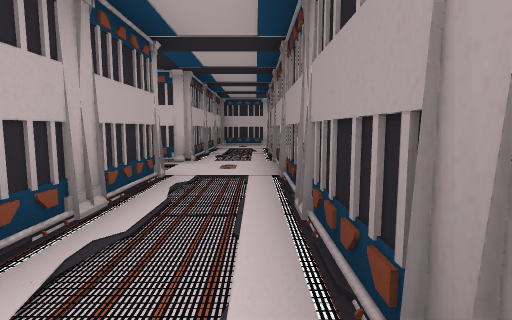
View 1 (above)

24 first-person views from a walk through a scene from a Unity 3-D project. The camera is 1.4 m above the floor, tilts 6° down and sees 80° across. The floor is counted in squares, 2 m on a side. Each view is taken from the middle of a square. On the plan, view 1 faces up. The plan holds only what a view shows up to about 10 squares ahead; the rest is blank.

View 2
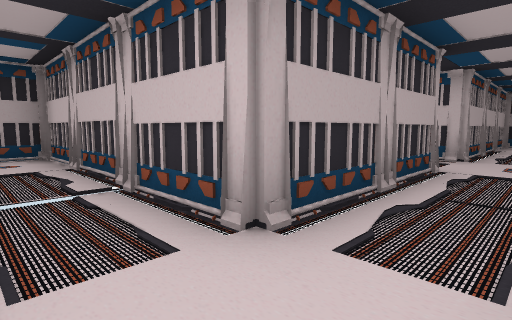

View 3
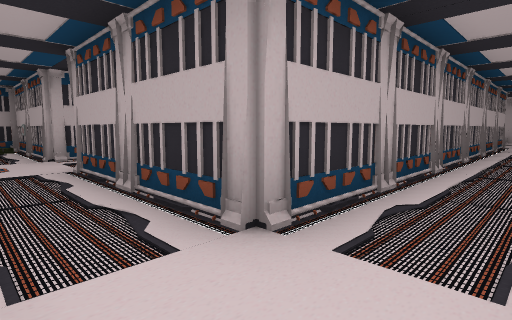

View 4
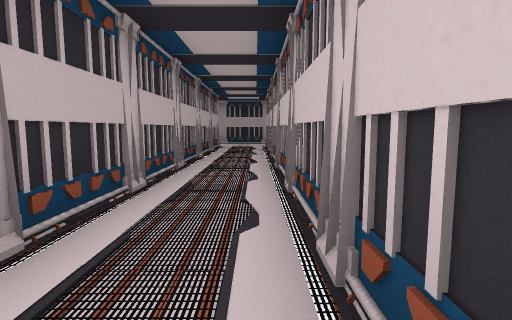

View 5
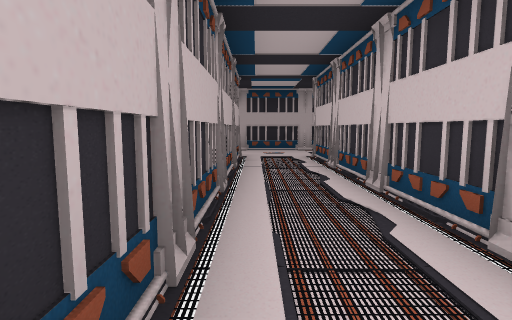

View 6
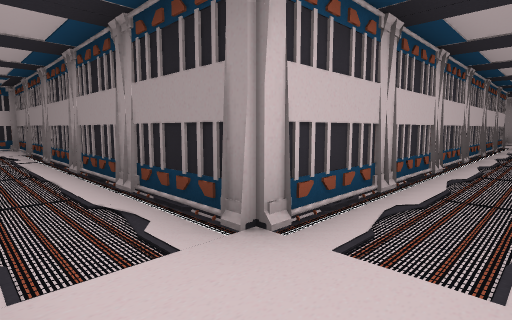

View 7
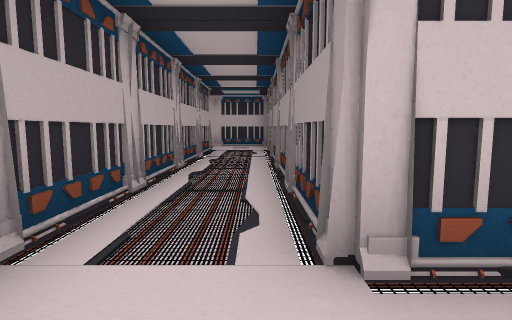

View 8
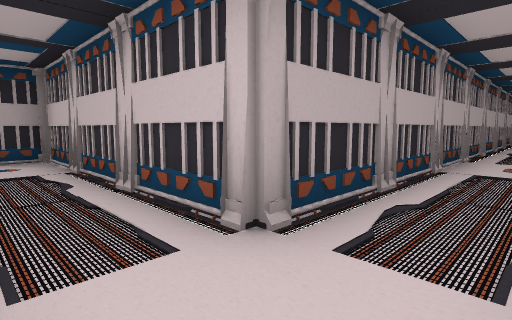

View 9
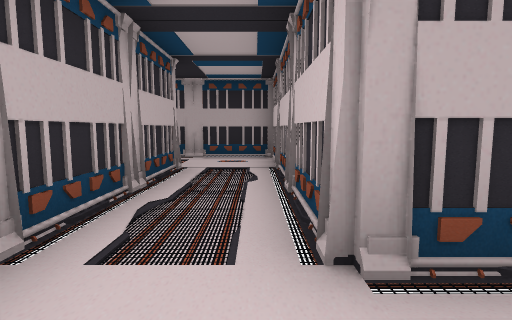

View 10
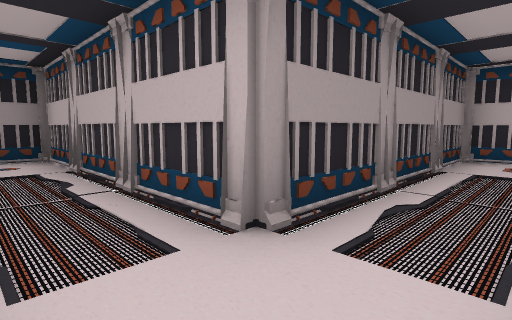

View 11
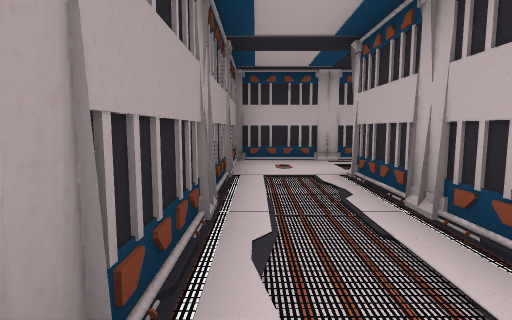

View 12
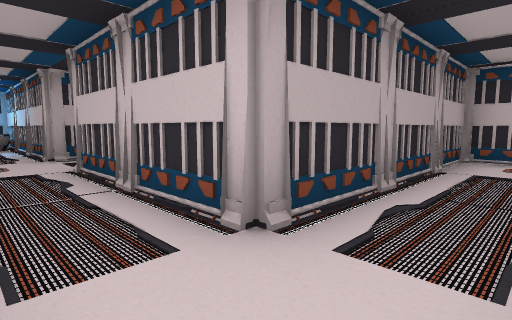

View 13
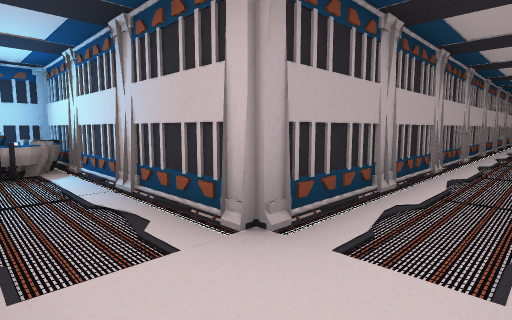

View 14
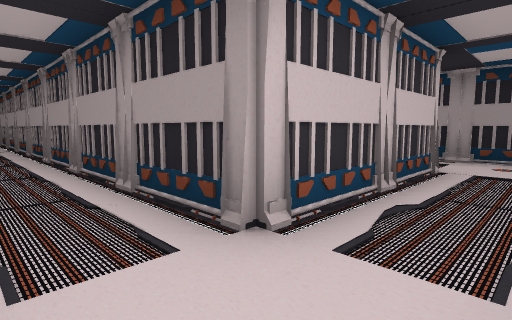

View 15
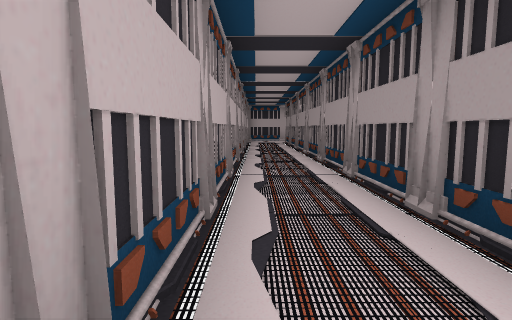

View 16
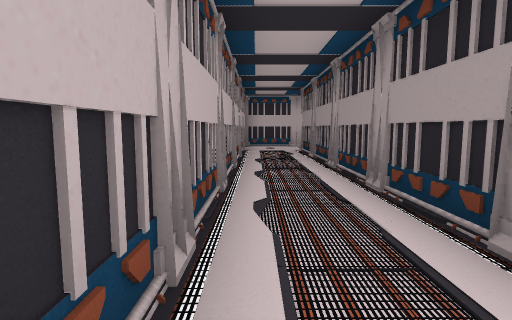

View 17
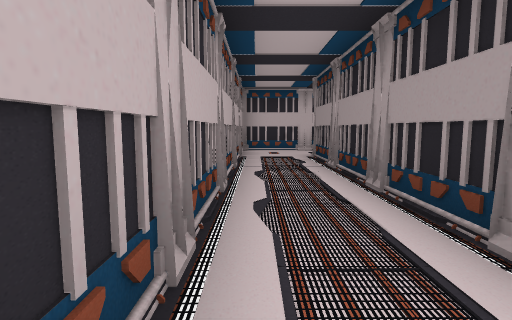

View 18
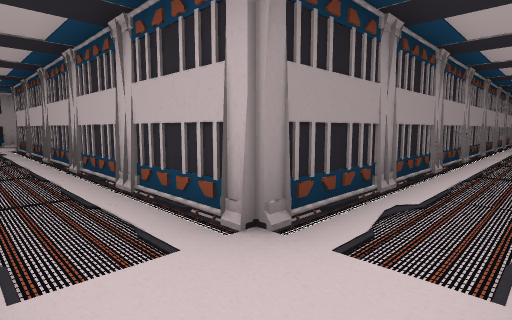

View 19
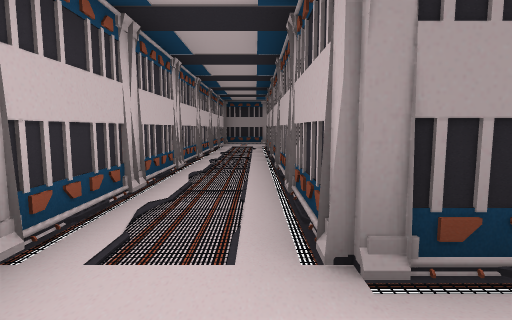

View 20
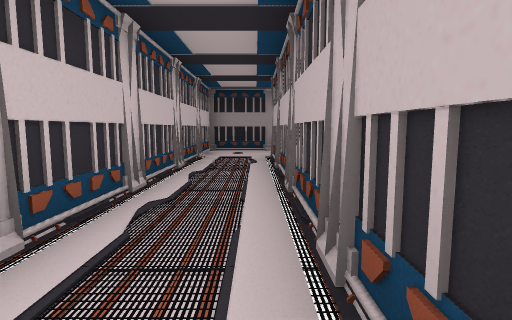

View 21
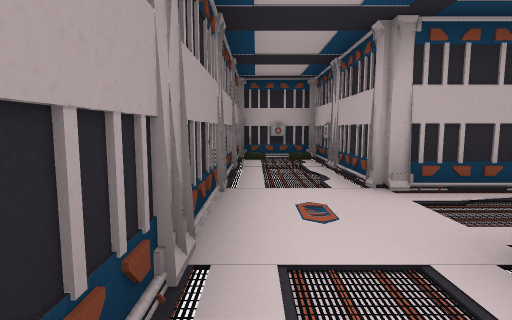

View 22
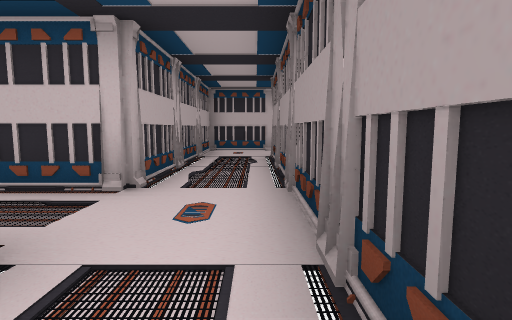

View 23
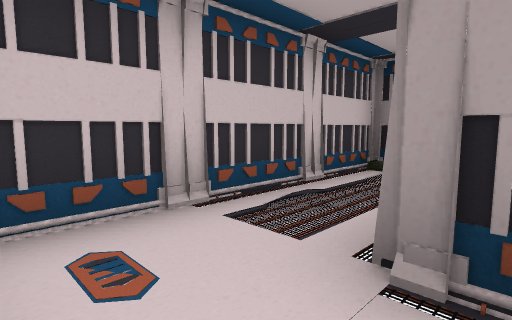

View 24
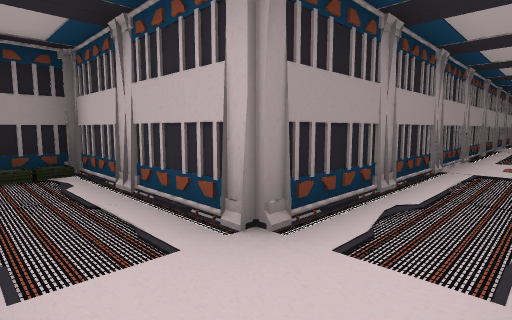

### Floor plan
Key: @ floor where view 1 was taken; # wall or solid block; . floor; O other object.
Columns run from 33 left of view 1 to 4 right of it. Each row starts with its distance up from view 1.
 17      ################
 16      #..............#
 15      #..............#
 14      #..##########..#
 13      #..#        #..#          ######
 12      #..#        #..#          #....
 11      #..#        #..#          #....
 10      #..#        #..#          #..##OO
  9      #..#        #..#          #..#
  8      #..#        #..#          #..#
  7      #..#        #..############..#
  6      #..#        #................#
  5      #..#        #................#
  4      #..#        #..############..#
  3      #..#        #..           #..#
  2      #..#        #..           #..#
  1      #..#  #######..     #######..#
  0      #..#  #........     #.......@#
 -1      #..#  #........#       ......#
 -2      #..#  #..#######         ##..#
 -3      #..#  #..#                #..#
 -4      #..#  #..#                O..
 -5   ####..####..#                O.O
 -6 #O............#                 O
 -7  O............#
 -8            ####

Where each view was taken, in squares from view 1:
view 1: 0 up, 0 right, facing up
view 2: 1 down, 0 right, facing up-left
view 3: 6 up, 0 right, facing down-left
view 4: 6 up, 2 left, facing left
view 5: 5 up, 6 left, facing left
view 6: 5 up, 15 left, facing up-right
view 7: 5 up, 14 left, facing up
view 8: 1 down, 14 left, facing up-left
view 9: 0 up, 14 left, facing left
view 10: 0 up, 21 left, facing down-right
view 11: 1 down, 20 left, facing down
view 12: 7 down, 20 left, facing up-left
view 13: 7 down, 26 left, facing up-left
view 14: 7 down, 27 left, facing up-right
view 15: 0 up, 27 left, facing up
view 16: 5 up, 27 left, facing up
view 17: 7 up, 27 left, facing up
view 18: 16 up, 27 left, facing down-right
view 19: 15 up, 27 left, facing right
view 20: 15 up, 23 left, facing right
view 21: 2 up, 0 right, facing down
view 22: 3 up, 0 right, facing up
view 23: 10 up, 1 left, facing up-right
view 24: 12 up, 1 left, facing down-right
